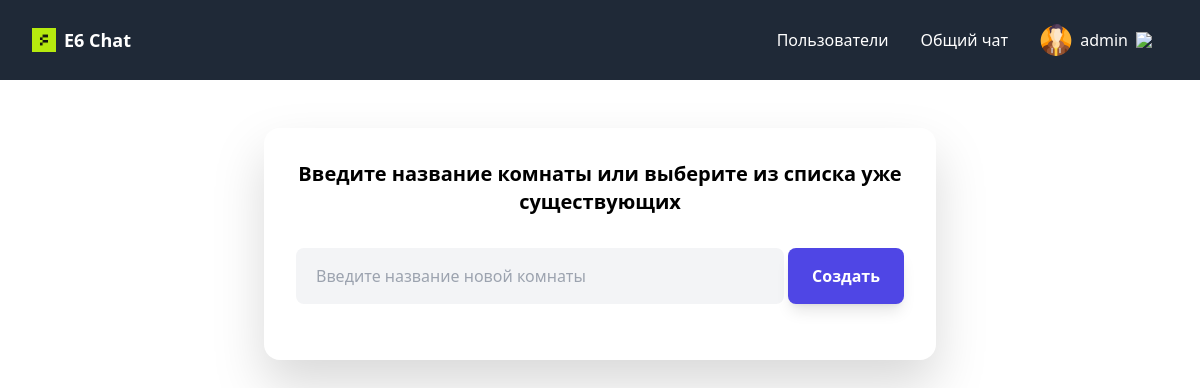
Before: / (signed in) with the older database file.
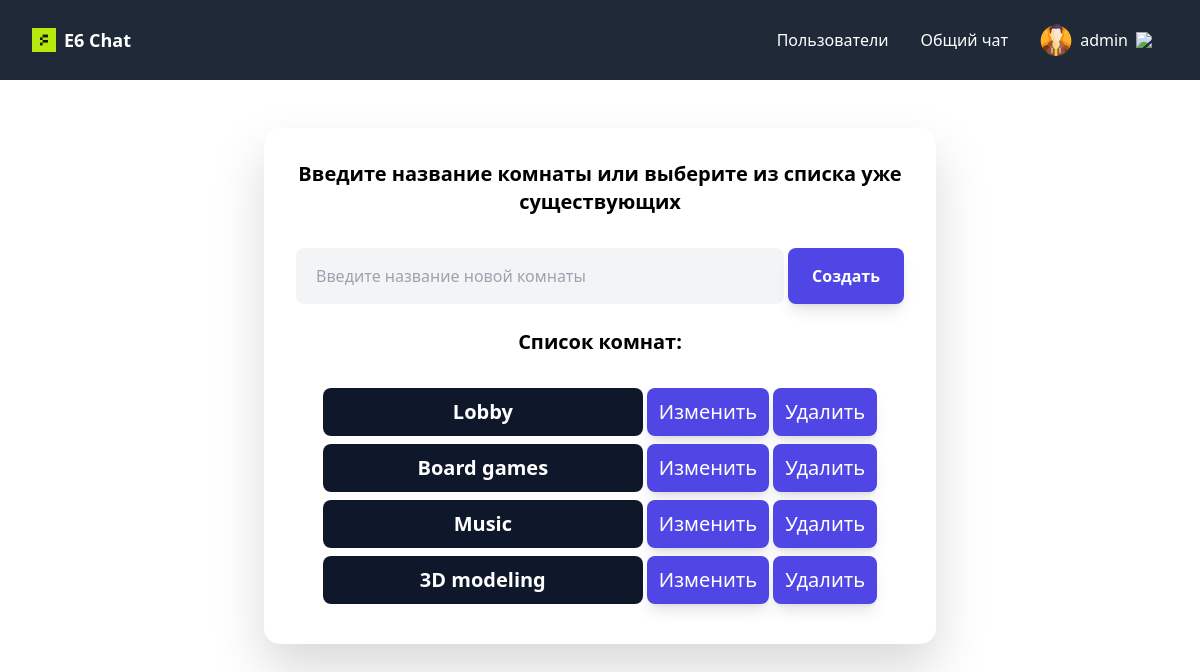
After: the same page with the newer database file.
### chat/models.py (models this page shows, shortened)
class Room(models.Model):
    name = models.CharField(max_length=255, unique=True, default=shortuuid.uuid)
    created_at = models.DateField(auto_now_add=True)
    members = models.ManyToManyField(User, related_name='chat_groups', blank=True)
    is_private = models.BooleanField(default=False)

### chat/views.py (the view, shortened to what this page needs)
# urls.py: path('', index_view, name='home'),
def index_view(request):
    if not request.user.is_authenticated:
        return redirect('forbidden')
    rooms_list = Room.objects.all()
    context = {'rooms': rooms_list}
    return render(request, 'home.html', context)

### chat/models.py (called while the page is built)
    @property
    def name(self):
        if self.displayname:
            name = self.displayname
        else:
            name = self.user.username
        return name

    @property
    def avatar(self):
        if self.image:
            return self.image.url
        return static('images/avatar.svg')

### templates/home.html (shortened to what this page needs)
{% extends 'layouts/box.html' %}
{% load static %}
{% block content %}
{% if request.user.is_authenticated %}
    <h2 class="text-center">Введите название комнаты или выберите из списка уже существующих</h2><br>
    <form method="POST" class="flex gap-1">
        <input id="room-name-input" name="room_name" type="text" size="100" placeholder="Введите название новой комнаты">
        <button id="room-name-submit" type="submit">Создать</button>
    </form>
    <br>
    {% if rooms %}
        <h2 class="text-center">Список комнат:</h2><br>
        <ul class="list-group list-group-flush bg-transparent">
            {% for room in rooms %}
                {% if room.is_private == False%}
                    <li class="w-full flex flex-row justify-center gap-1">
                        <h2><a class="bg-slate-900 hover:bg-slate-700 text-white
                         font-semibold h-12 px-6 rounded-lg flex items-center
                          justify-center w-80" href="{% url 'room' room.id %}">{{ room.name }}</a></h2>
                        <h2><a class="bg-indigo-600 hover:bg-indigo-700 text-white font-medium
                        h-12 px-3 rounded-lg flex-initial shadow-lg flex items-center
                        justify-center sm:w-auto" href="{% url 'room-edit' room.id %}">Изменить</a></h2>
                        <h2><a class="bg-indigo-600 hover:bg-indigo-700 text-white font-medium
                        h-12 px-3 rounded-lg flex-initial shadow-lg flex items-center
                        justify-center sm:w-auto" href="{% url 'room-delete' room.id %}">Удалить</a></h2>
                    </li>
                {% endif %}
            {% endfor %}
        </ul>
    {% endif %}
{% else %}
    <meta http-equiv="REFRESH" content="0;url=http://127.0.0.1:8000/accounts/login/">
{% endif %}
{% endblock %}

Changed rows visible on the page:
added Room: name "Lobby"
added Room: name "Board games"
added Room: name "Music"
added Room: name "3D modeling"
Other visible differences:
text now shown: "Список комнат:"
